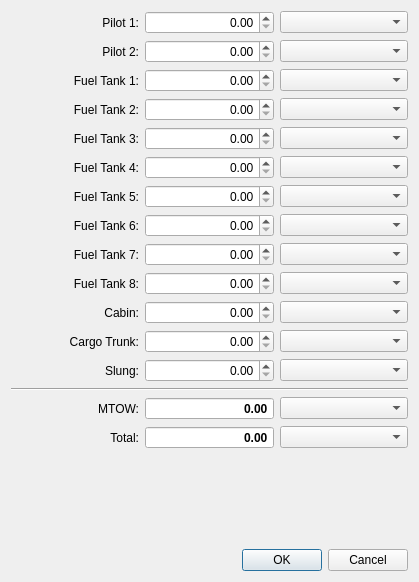
<?xml version="1.0" encoding="UTF-8"?>
<ui version="4.0">
 <class>DialogMass</class>
 <widget class="QDialog" name="DialogMass">
  <property name="geometry">
   <rect>
    <x>0</x>
    <y>0</y>
    <width>419</width>
    <height>582</height>
   </rect>
  </property>
  <property name="windowTitle">
   <string>Fuel and Payload</string>
  </property>
  <property name="modal">
   <bool>true</bool>
  </property>
  <layout class="QGridLayout" name="gridLayout">
   <item row="3" column="1">
    <widget class="QDoubleSpinBox" name="spinBoxFuelTank_2">
     <property name="alignment">
      <set>Qt::AlignRight|Qt::AlignTrailing|Qt::AlignVCenter</set>
     </property>
    </widget>
   </item>
   <item row="15" column="0">
    <widget class="QLabel" name="labelTotal">
     <property name="text">
      <string>Total:</string>
     </property>
     <property name="alignment">
      <set>Qt::AlignRight|Qt::AlignTrailing|Qt::AlignVCenter</set>
     </property>
    </widget>
   </item>
   <item row="4" column="0">
    <widget class="QLabel" name="labelFuelTank_3">
     <property name="text">
      <string>Fuel Tank 3:</string>
     </property>
     <property name="alignment">
      <set>Qt::AlignRight|Qt::AlignTrailing|Qt::AlignVCenter</set>
     </property>
     <property name="buddy">
      <cstring>spinBoxFuelTank_3</cstring>
     </property>
    </widget>
   </item>
   <item row="7" column="2">
    <widget class="ComboUnitsMass" name="comboBoxFuelTank_6"/>
   </item>
   <item row="2" column="1">
    <widget class="QDoubleSpinBox" name="spinBoxFuelTank_1">
     <property name="alignment">
      <set>Qt::AlignRight|Qt::AlignTrailing|Qt::AlignVCenter</set>
     </property>
    </widget>
   </item>
   <item row="14" column="1">
    <widget class="QDoubleSpinBox" name="spinBoxMTOW">
     <property name="font">
      <font>
       <weight>75</weight>
       <bold>true</bold>
      </font>
     </property>
     <property name="focusPolicy">
      <enum>Qt::NoFocus</enum>
     </property>
     <property name="alignment">
      <set>Qt::AlignRight|Qt::AlignTrailing|Qt::AlignVCenter</set>
     </property>
     <property name="readOnly">
      <bool>true</bool>
     </property>
     <property name="buttonSymbols">
      <enum>QAbstractSpinBox::NoButtons</enum>
     </property>
     <property name="maximum">
      <double>999999.000000000000000</double>
     </property>
    </widget>
   </item>
   <item row="5" column="1">
    <widget class="QDoubleSpinBox" name="spinBoxFuelTank_4">
     <property name="alignment">
      <set>Qt::AlignRight|Qt::AlignTrailing|Qt::AlignVCenter</set>
     </property>
    </widget>
   </item>
   <item row="9" column="1">
    <widget class="QDoubleSpinBox" name="spinBoxFuelTank_8">
     <property name="alignment">
      <set>Qt::AlignRight|Qt::AlignTrailing|Qt::AlignVCenter</set>
     </property>
    </widget>
   </item>
   <item row="1" column="0">
    <widget class="QLabel" name="labelPilot_2">
     <property name="text">
      <string>Pilot 2:</string>
     </property>
     <property name="alignment">
      <set>Qt::AlignRight|Qt::AlignTrailing|Qt::AlignVCenter</set>
     </property>
     <property name="buddy">
      <cstring>spinBoxPilot_2</cstring>
     </property>
    </widget>
   </item>
   <item row="1" column="2">
    <widget class="ComboUnitsMass" name="comboBoxPilot_2"/>
   </item>
   <item row="2" column="2">
    <widget class="ComboUnitsMass" name="comboBoxFuelTank_1"/>
   </item>
   <item row="9" column="2">
    <widget class="ComboUnitsMass" name="comboBoxFuelTank_8"/>
   </item>
   <item row="11" column="0">
    <widget class="QLabel" name="labelTrunk">
     <property name="text">
      <string>Cargo Trunk:</string>
     </property>
     <property name="alignment">
      <set>Qt::AlignRight|Qt::AlignTrailing|Qt::AlignVCenter</set>
     </property>
     <property name="buddy">
      <cstring>spinBoxTrunk</cstring>
     </property>
    </widget>
   </item>
   <item row="10" column="2">
    <widget class="ComboUnitsMass" name="comboBoxCabin"/>
   </item>
   <item row="5" column="2">
    <widget class="ComboUnitsMass" name="comboBoxFuelTank_4"/>
   </item>
   <item row="1" column="1">
    <widget class="QDoubleSpinBox" name="spinBoxPilot_2">
     <property name="alignment">
      <set>Qt::AlignRight|Qt::AlignTrailing|Qt::AlignVCenter</set>
     </property>
    </widget>
   </item>
   <item row="9" column="0">
    <widget class="QLabel" name="labelFuelTank_8">
     <property name="text">
      <string>Fuel Tank 8:</string>
     </property>
     <property name="alignment">
      <set>Qt::AlignRight|Qt::AlignTrailing|Qt::AlignVCenter</set>
     </property>
     <property name="buddy">
      <cstring>spinBoxFuelTank_8</cstring>
     </property>
    </widget>
   </item>
   <item row="8" column="1">
    <widget class="QDoubleSpinBox" name="spinBoxFuelTank_7">
     <property name="alignment">
      <set>Qt::AlignRight|Qt::AlignTrailing|Qt::AlignVCenter</set>
     </property>
    </widget>
   </item>
   <item row="6" column="1">
    <widget class="QDoubleSpinBox" name="spinBoxFuelTank_5">
     <property name="alignment">
      <set>Qt::AlignRight|Qt::AlignTrailing|Qt::AlignVCenter</set>
     </property>
    </widget>
   </item>
   <item row="6" column="0">
    <widget class="QLabel" name="labelFuelTank_5">
     <property name="text">
      <string>Fuel Tank 5:</string>
     </property>
     <property name="alignment">
      <set>Qt::AlignRight|Qt::AlignTrailing|Qt::AlignVCenter</set>
     </property>
     <property name="buddy">
      <cstring>spinBoxFuelTank_5</cstring>
     </property>
    </widget>
   </item>
   <item row="15" column="2">
    <widget class="ComboUnitsMass" name="comboBoxTotal"/>
   </item>
   <item row="17" column="0" colspan="3">
    <widget class="QDialogButtonBox" name="buttonBox">
     <property name="orientation">
      <enum>Qt::Horizontal</enum>
     </property>
     <property name="standardButtons">
      <set>QDialogButtonBox::Cancel|QDialogButtonBox::Ok</set>
     </property>
    </widget>
   </item>
   <item row="14" column="2">
    <widget class="ComboUnitsMass" name="comboBoxMTOW"/>
   </item>
   <item row="5" column="0">
    <widget class="QLabel" name="labelFuelTank_4">
     <property name="text">
      <string>Fuel Tank 4:</string>
     </property>
     <property name="alignment">
      <set>Qt::AlignRight|Qt::AlignTrailing|Qt::AlignVCenter</set>
     </property>
     <property name="buddy">
      <cstring>spinBoxFuelTank_4</cstring>
     </property>
    </widget>
   </item>
   <item row="10" column="0">
    <widget class="QLabel" name="labelCabin">
     <property name="text">
      <string>Cabin:</string>
     </property>
     <property name="alignment">
      <set>Qt::AlignRight|Qt::AlignTrailing|Qt::AlignVCenter</set>
     </property>
     <property name="buddy">
      <cstring>spinBoxCabin</cstring>
     </property>
    </widget>
   </item>
   <item row="7" column="0">
    <widget class="QLabel" name="labelFuelTank_6">
     <property name="text">
      <string>Fuel Tank 6:</string>
     </property>
     <property name="alignment">
      <set>Qt::AlignRight|Qt::AlignTrailing|Qt::AlignVCenter</set>
     </property>
     <property name="buddy">
      <cstring>spinBoxFuelTank_6</cstring>
     </property>
    </widget>
   </item>
   <item row="11" column="1">
    <widget class="QDoubleSpinBox" name="spinBoxTrunk">
     <property name="alignment">
      <set>Qt::AlignRight|Qt::AlignTrailing|Qt::AlignVCenter</set>
     </property>
    </widget>
   </item>
   <item row="11" column="2">
    <widget class="ComboUnitsMass" name="comboBoxTrunk"/>
   </item>
   <item row="3" column="0">
    <widget class="QLabel" name="labelFuelTank_2">
     <property name="text">
      <string>Fuel Tank 2:</string>
     </property>
     <property name="alignment">
      <set>Qt::AlignRight|Qt::AlignTrailing|Qt::AlignVCenter</set>
     </property>
     <property name="buddy">
      <cstring>spinBoxFuelTank_2</cstring>
     </property>
    </widget>
   </item>
   <item row="0" column="0">
    <widget class="QLabel" name="labelPilot_1">
     <property name="text">
      <string>Pilot 1:</string>
     </property>
     <property name="alignment">
      <set>Qt::AlignRight|Qt::AlignTrailing|Qt::AlignVCenter</set>
     </property>
     <property name="buddy">
      <cstring>spinBoxPilot_1</cstring>
     </property>
    </widget>
   </item>
   <item row="4" column="2">
    <widget class="ComboUnitsMass" name="comboBoxFuelTank_3"/>
   </item>
   <item row="4" column="1">
    <widget class="QDoubleSpinBox" name="spinBoxFuelTank_3">
     <property name="alignment">
      <set>Qt::AlignRight|Qt::AlignTrailing|Qt::AlignVCenter</set>
     </property>
    </widget>
   </item>
   <item row="13" column="0" colspan="3">
    <widget class="Line" name="line">
     <property name="orientation">
      <enum>Qt::Horizontal</enum>
     </property>
    </widget>
   </item>
   <item row="6" column="2">
    <widget class="ComboUnitsMass" name="comboBoxFuelTank_5"/>
   </item>
   <item row="7" column="1">
    <widget class="QDoubleSpinBox" name="spinBoxFuelTank_6">
     <property name="alignment">
      <set>Qt::AlignRight|Qt::AlignTrailing|Qt::AlignVCenter</set>
     </property>
    </widget>
   </item>
   <item row="8" column="2">
    <widget class="ComboUnitsMass" name="comboBoxFuelTank_7"/>
   </item>
   <item row="3" column="2">
    <widget class="ComboUnitsMass" name="comboBoxFuelTank_2"/>
   </item>
   <item row="15" column="1">
    <widget class="SpinBoxHighlight" name="spinBoxTotal">
     <property name="font">
      <font>
       <weight>75</weight>
       <bold>true</bold>
      </font>
     </property>
     <property name="focusPolicy">
      <enum>Qt::NoFocus</enum>
     </property>
     <property name="alignment">
      <set>Qt::AlignRight|Qt::AlignTrailing|Qt::AlignVCenter</set>
     </property>
     <property name="readOnly">
      <bool>true</bool>
     </property>
     <property name="buttonSymbols">
      <enum>QAbstractSpinBox::NoButtons</enum>
     </property>
     <property name="maximum">
      <double>999999.000000000000000</double>
     </property>
    </widget>
   </item>
   <item row="0" column="2">
    <widget class="ComboUnitsMass" name="comboBoxPilot_1"/>
   </item>
   <item row="0" column="1">
    <widget class="QDoubleSpinBox" name="spinBoxPilot_1">
     <property name="alignment">
      <set>Qt::AlignRight|Qt::AlignTrailing|Qt::AlignVCenter</set>
     </property>
    </widget>
   </item>
   <item row="14" column="0">
    <widget class="QLabel" name="label">
     <property name="text">
      <string>MTOW:</string>
     </property>
     <property name="alignment">
      <set>Qt::AlignRight|Qt::AlignTrailing|Qt::AlignVCenter</set>
     </property>
    </widget>
   </item>
   <item row="10" column="1">
    <widget class="QDoubleSpinBox" name="spinBoxCabin">
     <property name="alignment">
      <set>Qt::AlignRight|Qt::AlignTrailing|Qt::AlignVCenter</set>
     </property>
    </widget>
   </item>
   <item row="16" column="0" colspan="3">
    <spacer name="verticalSpacer">
     <property name="orientation">
      <enum>Qt::Vertical</enum>
     </property>
     <property name="sizeHint" stdset="0">
      <size>
       <width>375</width>
       <height>78</height>
      </size>
     </property>
    </spacer>
   </item>
   <item row="8" column="0">
    <widget class="QLabel" name="labelFuelTank_7">
     <property name="text">
      <string>Fuel Tank 7:</string>
     </property>
     <property name="alignment">
      <set>Qt::AlignRight|Qt::AlignTrailing|Qt::AlignVCenter</set>
     </property>
     <property name="buddy">
      <cstring>spinBoxFuelTank_7</cstring>
     </property>
    </widget>
   </item>
   <item row="2" column="0">
    <widget class="QLabel" name="labelFuelTank_1">
     <property name="text">
      <string>Fuel Tank 1:</string>
     </property>
     <property name="alignment">
      <set>Qt::AlignRight|Qt::AlignTrailing|Qt::AlignVCenter</set>
     </property>
     <property name="buddy">
      <cstring>spinBoxFuelTank_1</cstring>
     </property>
    </widget>
   </item>
   <item row="12" column="2">
    <widget class="ComboUnitsMass" name="comboBoxSlung"/>
   </item>
   <item row="12" column="1">
    <widget class="QDoubleSpinBox" name="spinBoxSlung">
     <property name="alignment">
      <set>Qt::AlignRight|Qt::AlignTrailing|Qt::AlignVCenter</set>
     </property>
    </widget>
   </item>
   <item row="12" column="0">
    <widget class="QLabel" name="labelSlung">
     <property name="text">
      <string>Slung:</string>
     </property>
     <property name="alignment">
      <set>Qt::AlignRight|Qt::AlignTrailing|Qt::AlignVCenter</set>
     </property>
     <property name="buddy">
      <cstring>spinBoxSlung</cstring>
     </property>
    </widget>
   </item>
  </layout>
 </widget>
 <customwidgets>
  <customwidget>
   <class>ComboUnitsMass</class>
   <extends>QComboBox</extends>
   <header>gui/ComboUnitsMass.h</header>
  </customwidget>
  <customwidget>
   <class>SpinBoxHighlight</class>
   <extends>QDoubleSpinBox</extends>
   <header>gui/SpinBoxHighlight.h</header>
  </customwidget>
 </customwidgets>
 <tabstops>
  <tabstop>spinBoxPilot_1</tabstop>
  <tabstop>comboBoxPilot_1</tabstop>
  <tabstop>spinBoxPilot_2</tabstop>
  <tabstop>comboBoxPilot_2</tabstop>
  <tabstop>spinBoxFuelTank_1</tabstop>
  <tabstop>comboBoxFuelTank_1</tabstop>
  <tabstop>spinBoxFuelTank_2</tabstop>
  <tabstop>comboBoxFuelTank_2</tabstop>
  <tabstop>spinBoxFuelTank_3</tabstop>
  <tabstop>comboBoxFuelTank_3</tabstop>
  <tabstop>spinBoxFuelTank_4</tabstop>
  <tabstop>comboBoxFuelTank_4</tabstop>
  <tabstop>spinBoxFuelTank_5</tabstop>
  <tabstop>comboBoxFuelTank_5</tabstop>
  <tabstop>spinBoxFuelTank_6</tabstop>
  <tabstop>comboBoxFuelTank_6</tabstop>
  <tabstop>spinBoxFuelTank_7</tabstop>
  <tabstop>comboBoxFuelTank_7</tabstop>
  <tabstop>spinBoxFuelTank_8</tabstop>
  <tabstop>comboBoxFuelTank_8</tabstop>
  <tabstop>spinBoxCabin</tabstop>
  <tabstop>comboBoxCabin</tabstop>
  <tabstop>spinBoxTrunk</tabstop>
  <tabstop>comboBoxTrunk</tabstop>
  <tabstop>spinBoxSlung</tabstop>
  <tabstop>comboBoxSlung</tabstop>
  <tabstop>comboBoxMTOW</tabstop>
  <tabstop>comboBoxTotal</tabstop>
 </tabstops>
 <resources/>
 <connections>
  <connection>
   <sender>buttonBox</sender>
   <signal>accepted()</signal>
   <receiver>DialogMass</receiver>
   <slot>accept()</slot>
   <hints>
    <hint type="sourcelabel">
     <x>248</x>
     <y>254</y>
    </hint>
    <hint type="destinationlabel">
     <x>157</x>
     <y>274</y>
    </hint>
   </hints>
  </connection>
  <connection>
   <sender>buttonBox</sender>
   <signal>rejected()</signal>
   <receiver>DialogMass</receiver>
   <slot>reject()</slot>
   <hints>
    <hint type="sourcelabel">
     <x>316</x>
     <y>260</y>
    </hint>
    <hint type="destinationlabel">
     <x>286</x>
     <y>274</y>
    </hint>
   </hints>
  </connection>
 </connections>
</ui>
